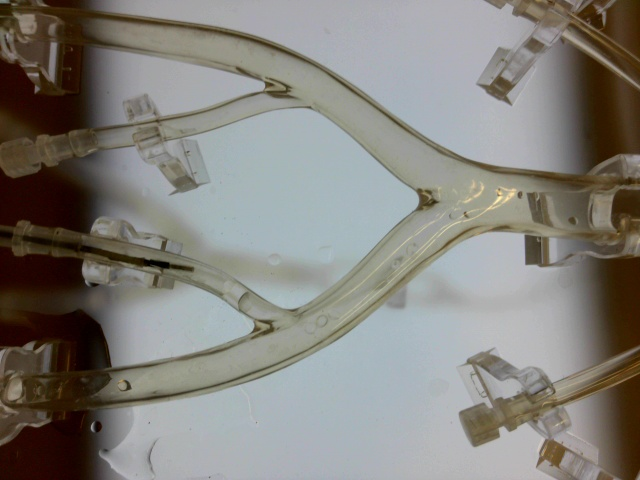
#> input picture focused_image.jpg, 640 x 480 px
$ python -i june_tip_finder.py   (imports and definitions only)
#> lines starting #> are read from the running program, lines starting #| are printed output that depends on the picture; after the words box and inside, x2 and y2 are one past the last pixel; in counts of white or black regions, pixels touching at a corner belong together; long printed decimals are rounded
### new_cam.py

import cv2
import matplotlib.pyplot as plt
import numpy as np

# [38 lines left out: function new_capture, not called in this run]
# ─── IMAGE PROCESSING ────────────────────────────────────────────────────
class AngleUnwrapper:
    def __init__(self): self.prev = None
    # [9 lines left out: function __call__, not called in this run]

unwrap_angle = AngleUnwrapper()

# [69 lines left out: functions compute_signed_angle, detect_red_points_and_angle, not called in this run]
# [4 lines that do not run on import are left out]

### june_tip_finder.py
import cv2
import matplotlib.pyplot as plt
import numpy as np
from scipy.interpolate import splprep, splev
from new_cam import new_capture

def compute_angle(v1, v2):
    """Returns the angle in degrees between vectors 'v1' and 'v2'"""
    unit_v1 = v1 / np.linalg.norm(v1)
    unit_v2 = v2 / np.linalg.norm(v2)
    dot_prod = np.clip(np.dot(unit_v1, unit_v2), -1.0, 1.0)
    angle_rad = np.arccos(dot_prod)
    angle_deg = np.degrees(angle_rad)
    return angle_deg
import numpy as np
import cv2

def estimate_catheter_direction(gray_enhanced, rod_tip_x, rod_tip_y, dark_threshold, debug_image=None):
    window_x = 30
    window_y = 10

    x_min = rod_tip_x
    x_max = min(gray_enhanced.shape[1], rod_tip_x + window_x)
    y_min = max(0, rod_tip_y - window_y)
    y_max = min(gray_enhanced.shape[0], rod_tip_y + window_y)

    local_region = gray_enhanced[y_min:y_max, x_min:x_max]
    ys_local, xs_local = np.where(local_region <= dark_threshold)

    if len(xs_local) >= 2:
        xs_global = xs_local + x_min
        ys_global = ys_local + y_min
        points = np.column_stack((xs_global, ys_global))

        centered = points - np.mean(points, axis=0)
        _, _, vh = np.linalg.svd(centered, full_matrices=False)
        principal_direction = vh[0]

        to_tip = np.array([rod_tip_x, rod_tip_y]) - np.mean(points, axis=0)
        if np.dot(principal_direction, to_tip) < 0:
            principal_direction *= -1

        catheter_dir = principal_direction / np.linalg.norm(principal_direction)

        if debug_image is not None:
            pt1 = (int(rod_tip_x), int(rod_tip_y))
            pt2 = (int(rod_tip_x - 20 * catheter_dir[0]), int(rod_tip_y - 20 * catheter_dir[1]))
            cv2.arrowedLine(debug_image, pt1, pt2, (0, 255, 0), 2, tipLength=0.3)

        return catheter_dir, np.mean(points, axis=0)

    else:
        print("Warning: Not enough dark pixels found. Using fallback direction.")
        catheter_dir = np.array([1.0, 0.0])
        mean_point = np.array([rod_tip_x, rod_tip_y])
        return catheter_dir, mean_point


def detect_rod_tip_yellow_right(image_path, graph=False):
#> called with image_path = 'focused_image.jpg', graph = False
    image = cv2.imread(image_path)
#> image is the input picture: shape (480, 640, 3); mean B, G, R 123.7, 129.2, 131.5
    image_rgb = cv2.cvtColor(image, cv2.COLOR_BGR2RGB)
    image_hsv = cv2.cvtColor(image, cv2.COLOR_BGR2HSV)
#> image_hsv: shape (480, 640, 3); mean H, S, V 60.5, 59.1, 136.8
    mask_x = (np.arange(image.shape[1]) >= 37) & (np.arange(image.shape[1]) <= 415)
    x_indices = np.where(mask_x)[0]
#> x_indices = 379 values from 37 to 415
    mask_y = (np.arange(image.shape[0]) > 65) & (np.arange(image.shape[0]) <= 230)
    y_indices = np.where(mask_y)[0]
#> y_indices = 165 values from 66 to 230

    red_ranges = [
        (np.array([0, 50, 50]), np.array([10, 255, 255])),     # lower reds
        (np.array([160, 50, 50]), np.array([180, 255, 255]))   # upper reds
    ]

    red_mask = None
    largest_contour = None

    for lower_red, upper_red in red_ranges:
        temp_mask = cv2.inRange(image_hsv, lower_red, upper_red)
        region_mask = np.zeros_like(temp_mask)
        region_mask[np.ix_(y_indices, x_indices)] = 1
        masked_red = cv2.bitwise_and(temp_mask, temp_mask, mask=region_mask.astype(np.uint8))
        contours, _ = cv2.findContours(masked_red, cv2.RETR_EXTERNAL, cv2.CHAIN_APPROX_SIMPLE)
        if contours:
            largest_contour = max(contours, key=cv2.contourArea)
            red_mask = masked_red
            break
#> this loop made 1 pass
#> contours on pass 1: 13 contours, all with area under 20
#> pass 1, in detect_rod_tip_yellow_right, `temp_mask = cv2.inRange(image_hsv, lower_red, upper_red)`:
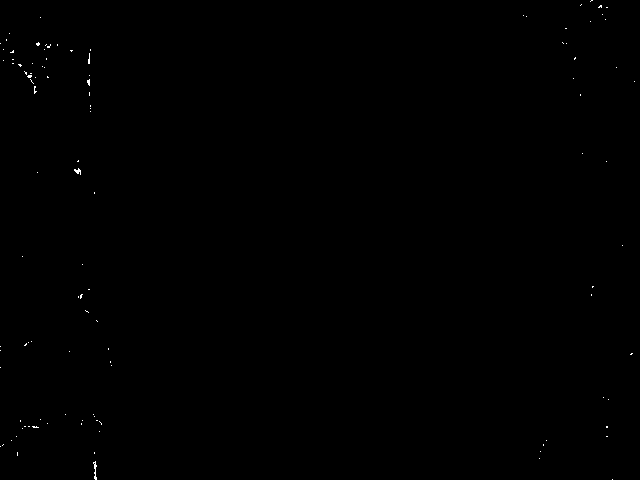
#> temp_mask: shape (480, 640); 0.11% white in thin lines or dots
#> pass 1, in detect_rod_tip_yellow_right, `masked_red = cv2.bitwise_and(temp_mask, temp_mask, mask=region_mask.as..`:
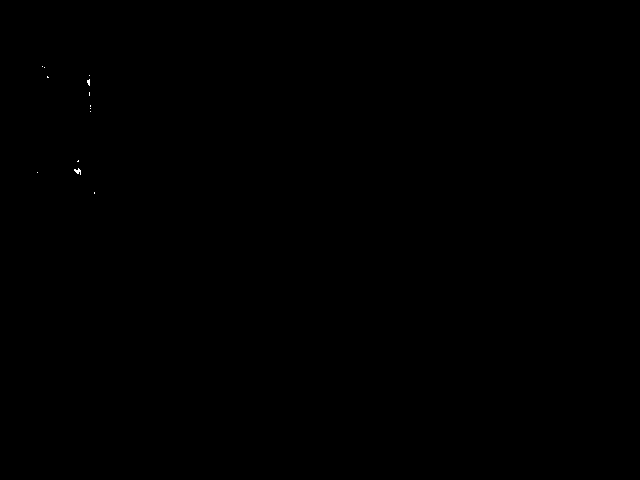
#> masked_red: shape (480, 640); 0.02% white in thin lines or dots, all inside (x1, y1, x2, y2) = (37, 66, 95, 194)
#> after the loop:
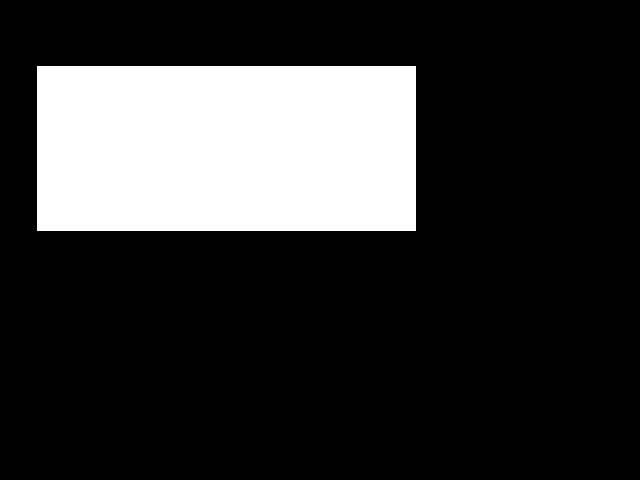
#> region_mask: shape (480, 640); values 0 (black) and 1 (white), 20.4% white; 1 white region, box (x1, y1, x2, y2) and area: (37, 66, 416, 231) 62535

    if largest_contour is None:
        raise ValueError("No red tip found in any HSV range.")

    rod_tip_point = min(largest_contour[:, 0, :], key=lambda p: p[0])
#> rod_tip_point = [74, 169]

    rod_tip_x, rod_tip_y = int(rod_tip_point[0]), int(rod_tip_point[1])
#> rod_tip_x = 74; rod_tip_y = 169
    rod_tip = (rod_tip_x, rod_tip_y)
#> rod_tip = (74, 169)

    contour_points = largest_contour[:, 0, :]
#> contour_points = 14 rows, first 8: [78, 168], [78, 169], [77, 170], [76, 170], [75, 169], [74, 169], [74, 170], [77, 173]
    sorted_points = contour_points[np.argsort(-contour_points[:, 0])]
#> sorted_points = 14 rows, first 8: [80, 172], [80, 174], [80, 170], [79, 171], [78, 168], [78, 169], [78, 173], [78, 172]
    N = max(10, len(sorted_points) // 3)
#> N = 10
    base_points = sorted_points[:N]
#> base_points = [[80, 172], [80, 174], [80, 170], [79, 171], [78, 168], [78, 169], [78, 173], [78, 172], [77, 170], [77, 173]]

# Use all contour points to estimate the shaft direction
    mean = np.mean(contour_points, axis=0)
#> mean = [77.43, 170.7]
    centered = contour_points - mean
#> centered = 14 rows, first 8: [0.571, -2.71], [0.571, -1.71], [-0.429, -0.714], [-1.43, -0.714], [-2.43, -1.71], [-3.43, -1.71], [-3.43, -0.714], [-0.429, 2.29]
    _, _, vh = np.linalg.svd(centered, full_matrices=False)
#> vh = [[-0.796, -0.606], [-0.606, 0.796]]
    principal_direction = vh[0]
#> principal_direction = [-0.796, -0.606]

    # Flip direction if it's pointing away from the tip
    tip_vector = np.array([rod_tip_x, rod_tip_y]) - mean
#> tip_vector = [-3.43, -1.71]
    if np.dot(principal_direction, tip_vector) > 0:
        principal_direction *= -1
#> principal_direction = [0.796, 0.606]

    catheter_dir = principal_direction / np.linalg.norm(principal_direction)
#> catheter_dir = [0.796, 0.606]


    if graph:
        pt1 = tuple(np.round(mean).astype(int))
        pt2 = tuple(np.round(mean + 40 * catheter_dir).astype(int))
        cv2.arrowedLine(image_rgb, pt1, pt2, (255, 0, 255), 2, tipLength=0.1)

        cv2.circle(image_rgb, (rod_tip_x, rod_tip_y), 5, (0, 255, 0), -1)
        cv2.imshow("Detected Rod Tip and Direction", cv2.cvtColor(image_rgb, cv2.COLOR_RGB2BGR))
        cv2.waitKey(0)
        cv2.destroyAllWindows()


    # [8 lines of commented-out code are left out]

    ring_coords = np.array([
    (391.0, 157.3),
    (354.1, 154.1),
    (320.5, 143.4),
    (286.9, 128.7),
    (267.3, 121.3),
    (250.9, 121.3),
    (229.6, 127.8),
    (195.2, 145.9),
    (173.9, 161.4),
    (146.9, 172.1),
    (108.4, 181.9),
    (60.0, 186.0),
    (4.3, 189.3)
    ])
    tck, _ = splprep(ring_coords.T, s=0)
    u_fine = np.linspace(0, 1, 400)
    x_spline, y_spline = splev(u_fine, tck)

    spline_points = np.array(list(zip(x_spline, y_spline)))
    tip_point = np.array([rod_tip_x, rod_tip_y])
#> tip_point = [74, 169]
    distances = np.linalg.norm(spline_points - tip_point, axis=1)
#> distances = 400 values, max 317.2 at index 0, min 16.43 at index 330, mean 140.3
    closest_index = np.argmin(distances)
#> closest_index = 330
    closest_spline_x, closest_spline_y = spline_points[closest_index]
#> closest_spline_x = 74.64; closest_spline_y = 185.4
    scale_pixels_per_mm = 2.04

    spline_coords = np.array([x_spline, y_spline]).T
    deltas = np.diff(spline_coords, axis=0)
    segment_lengths = np.linalg.norm(deltas, axis=1)
    arc_lengths = np.insert(np.cumsum(segment_lengths), 0, 0)
    closest_arc_length = arc_lengths[closest_index]
#> closest_arc_length = 337.1
    target_arc_length = closest_arc_length + 20 * scale_pixels_per_mm
#> target_arc_length = 377.9

    if target_arc_length >= arc_lengths[-1]:
        new_index = len(spline_coords) - 1
    else:
        new_index = np.searchsorted(arc_lengths, target_arc_length)
#> new_index = 370

    target_point = spline_coords[new_index]
#> target_point = [33.67, 186.9]

    window_size = 5  # Should be odd
    half_window = window_size // 2
    start = max(0, new_index - half_window)
#> start = 368
    end = min(len(spline_coords), new_index + half_window + 1)
#> end = 373

    window_points = spline_coords[start:end]
#> window_points = [[35.71, 186.8], [34.69, 186.8], [33.67, 186.9], [32.65, 186.9], [31.62, 187]]
    if len(window_points) < 2:
        tangent_new = np.array([1.0, 0.0])  # Fallback
    else:
        # Fit line to local spline segment using SVD
        mean_local = np.mean(window_points, axis=0)
#> mean_local = [33.67, 186.9]
        centered_local = window_points - mean_local
#> centered_local = [[2.04, -0.0891], [1.02, -0.0463], [-0.000408, -0.00174], [-1.02, 0.0445], [-2.04, 0.0926]]
        _, _, vh_local = np.linalg.svd(centered_local, full_matrices=False)
#> vh_local = [[-0.999, 0.0444], [0.0444, 0.999]]
        tangent_new = vh_local[0]
#> tangent_new = [-0.999, 0.0444]

        # Optional: ensure it points forward (same x-direction as catheter_dir)
        if np.dot(tangent_new, catheter_dir) < 0:
            tangent_new *= -1
#> tangent_new = [0.999, -0.0444]


    unit_tangent_new = tangent_new / np.linalg.norm(tangent_new)
#> unit_tangent_new = [0.999, -0.0444]
    alignment_angle = compute_angle(catheter_dir, unit_tangent_new)
#> in compute_angle, `unit_v1 = v1 / np.linalg.norm(v1)`: unit_v1 = [0.796, 0.606]
#> in compute_angle, `unit_v2 = v2 / np.linalg.norm(v2)`: unit_v2 = [0.999, -0.0444]
#> in compute_angle, `dot_prod = np.clip(np.dot(unit_v1, unit_v2), -1.0, 1.0)`: dot_prod = 0.768
#> in compute_angle, `angle_rad = np.arccos(dot_prod)`: angle_rad = 0.695
#> in compute_angle, `angle_deg = np.degrees(angle_rad)`: angle_deg = 39.81
#> alignment_angle = 39.81
    alignment_angle = min(alignment_angle, 180 - alignment_angle)
    catheter_to_x_angle = compute_angle(catheter_dir, np.array([1.0, 0.0]))
#> catheter_to_x_angle = 37.27
    print(f"alignment to the x-axis {catheter_to_x_angle}")
#| alignment to the x-axis 37.266
    rod_tip_filtered = rod_tip
#> rod_tip_filtered = (74, 169)
    pixel_distance = np.linalg.norm(np.array(rod_tip_filtered) - np.array([closest_spline_x, closest_spline_y]))
#> pixel_distance = 16.43
    desired_point = np.array([closest_spline_x, closest_spline_y])
#> desired_point = [74.64, 185.4]
    distance_mm = pixel_distance / scale_pixels_per_mm
#> distance_mm = 8.05

    if rod_tip_y < closest_spline_y:
        signed_distance_mm = +distance_mm
#> signed_distance_mm = 8.05
    elif rod_tip_y > closest_spline_y:
        signed_distance_mm = -distance_mm
    else:
        signed_distance_mm = 0.0

    relation_text = "Rod tip is aligned with spline (no adjustment needed)"
    tip = "inline"
    if abs(rod_tip_y - closest_spline_y) > 2:
        relation_text = "Rod tip ABOVE spline" if rod_tip_y < closest_spline_y else "Rod tip BELOW spline"
#> relation_text = 'Rod tip ABOVE spline'
        tip = "Above" if rod_tip_y < closest_spline_y else "Below"
#> tip = 'Above'
        if tip == "Below":
            alignment_angle *= -1

    if graph:
        cv2.circle(image_rgb, (int(target_point[0]), int(target_point[1])), 6, (0, 0, 255), -1)
        # cv2.putText(image_rgb, "20mm along spline", (int(target_point[0]) + 10, int(target_point[1])),
        #             cv2.FONT_HERSHEY_SIMPLEX, 0.6, (0, 0, 255), 2)

        spline_poly = np.array(list(zip(x_spline, y_spline)), dtype=np.int32).reshape((-1, 1, 2))
        cv2.polylines(image_rgb, [spline_poly], isClosed=False, color=(0, 255, 0), thickness=1)
        # cv2.circle(image_rgb, rod_tip, 10, (255, 0, 0), -1)
        # cv2.putText(image_rgb, "Rod Tip (darkest)", (rod_tip_x + 10, rod_tip_y),
        #             cv2.FONT_HERSHEY_SIMPLEX, 0.7, (255, 0, 0), 2)
        # cv2.circle(image_rgb, (int(closest_spline_x), int(closest_spline_y)), 8, (0, 255, 255), -1)
        cv2.putText(image_rgb, "Closest Spline Pt", (int(closest_spline_x) + 10, int(closest_spline_y)),
                    cv2.FONT_HERSHEY_SIMPLEX, 0.6, (0, 255, 255), 2)
        cv2.putText(image_rgb, relation_text, (50, 50),
                    cv2.FONT_HERSHEY_SIMPLEX, 0.9, (0, 200, 255), 2)
        pt1 = (int(mean[0]), int(mean[1]))
        pt2 = (int(mean[0] + 30 * catheter_dir[0]), int(mean[1] + 30 * catheter_dir[1]))
        cv2.arrowedLine(image_rgb, pt1, pt2, (0, 0, 255), 2)

        plt.figure(figsize=(12, 7))
        plt.imshow(image_rgb)
        plt.title("Rod Tip Position vs. Spline")
        plt.axis('off')
        plt.draw()
        # plt.pause(5.4)
        # plt.close()
        plt.show()

    print(f"Signed distance from rod tip to spline: {signed_distance_mm:.2f} mm")
#| Signed distance from rod tip to spline: 8.05 mm
    print(f"Alignment angle between catheter and spline direction: {alignment_angle:.2f} degrees")
#| Alignment angle between catheter and spline direction: 39.81 degrees
    print(relation_text)
#| Rod tip ABOVE spline


    return tip, rod_tip, signed_distance_mm, desired_point, alignment_angle, catheter_to_x_angle


# [7 lines not run here, left out]

>>> result = detect_rod_tip_yellow_right('focused_image.jpg')
#> result = ('Above', (74, 169), 8.05, [74.64, 185.4], 39.81, 37.27)
